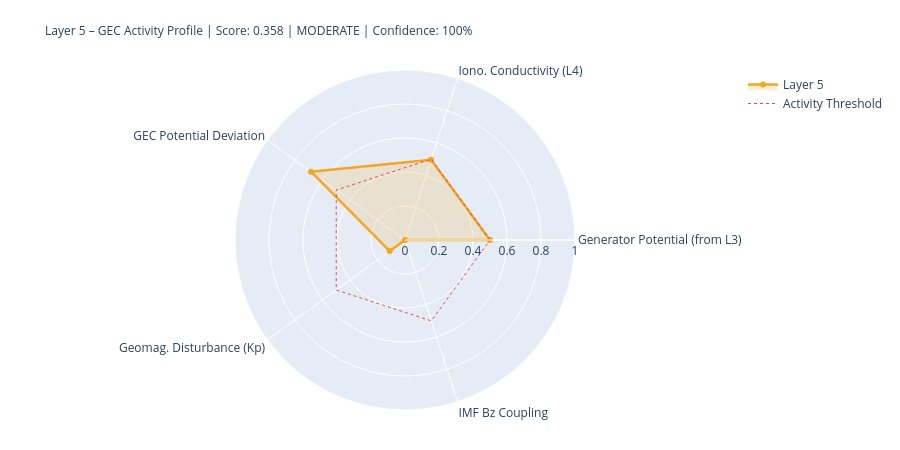

Notebook source saved alongside this figure:
### Markdown cell above
---
## 5. State Assessment & Handoff to Layer 6

### Code cell
# ============================================================
# LAYER-5-SCORE
# ============================================================

# Components
# 1) Generator activity (Layer-3-driven)
gen_score = norm(generator_strength, 0.3, 2.0)
gen_src   = 'from_layer3' if l3_thunder_score is not None else 'estimated'

# 2) Ionospheric conductivity (Layer-4-driven)
iono_score = norm(iono_cond_factor, 0.7, 1.4)
iono_src   = 'from_layer4' if l4_ioniz is not None else 'estimated'

# 3) GEC potential deviation from reference
pot_score = norm(abs(delta_V_pct), 0, 30)  # 0 = at reference, 1 = 30% deviation
pot_src   = 'derived'

# 4) Geomagnetic disturbance (Kp) – modulates vertical currents
kp_score = norm(kp_val, 0, 9)
kp_src   = 'primary' if kp_now is not None else 'from_layer4'

# 5) IMF Bz coupling (southward = stronger M-I coupling → GEC influence)
bz_score = norm(-(bz_now or 0), -5, 30) if bz_now is not None else None
bz_src   = 'primary' if bz_now is not None else 'missing'

COMPONENTS = {
    'Generator Potential (from L3)':  {'score': gen_score,   'source': 'derived_from_layer3', 'dynamic': True},
    'Iono. Conductivity (L4)':      {'score': iono_score,  'source': iono_src, 'dynamic': True},
    'GEC Potential Deviation':      {'score': pot_score,   'source': pot_src,  'dynamic': True},
    'Geomag. Disturbance (Kp)':         {'score': kp_score,    'source': kp_src,   'dynamic': True},
    'IMF Bz Coupling':               {'score': bz_score,    'source': bz_src,   'dynamic': True},
}

available   = {k: v['score'] for k, v in COMPONENTS.items() if v['score'] is not None}
unavailable = [k for k, v in COMPONENTS.items() if v['score'] is None]
layer5_score = round(sum(available.values()) / len(available), 4) if available else None
confidence   = round(len(available) / len(COMPONENTS), 2)
level = ('unknown' if layer5_score is None
         else 'quiet'   if layer5_score < 0.3
         else 'moderate' if layer5_score < 0.6
         else 'active')
dominant_l5 = max(available, key=available.get) if available else 'none'

# Kp consistency: separate 1-min raw value from score value
kp_1m_raw   = kp_now          # directly from API (can be 0.0 during live measurement)
kp_for_score = kp_val          # from Layer-0 context or estimated value if needed
kp_score_src = kp_src

W = 68
print('=' * W)
print('LAYER 5 – GLOBAL ELECTRIC CIRCUIT – STATE ASSESSMENT')
print('=' * W)
for name, comp in COMPONENTS.items():
    s = comp['score']
    if s is not None:
        bar = '█' * int(s*20) + '░' * (20-int(s*20))
        print(f'  {name:<34} {bar}  {s:.3f}  [{comp["source"]}]')
    else:
        print(f'  {name:<34} {"─"*20}  n/a   [missing]')
print('-' * W)
print(f'  Score:         {layer5_score:.3f}  ({len(available)}/{len(COMPONENTS)} components)')
print(f'  Confidence:    {confidence:.0%}')
print(f'  Level:         {level.upper()}')
print(f'  Dominant:      {dominant_l5}')
print(f'  V_iono:        {V_iono_mod:.1f} kV  (Δ {delta_V_pct:+.1f}% vs. Ref)')
print(f'  I_total:       {I_total_mod:.1f} A   (Δ {delta_I_pct:+.1f}% vs. Ref)')
print('=' * W)

# Radar
cats   = list(available.keys())
vals_r = list(available.values())
if len(cats) >= 3:
    fig = go.Figure()
    fig.add_trace(go.Scatterpolar(
        r=vals_r + [vals_r[0]], theta=cats + [cats[0]],
        fill='toself', fillcolor='rgba(242,166,35,0.18)',
        line=dict(color='#F2A623', width=2.5), name='Layer 5'
    ))
    fig.add_trace(go.Scatterpolar(
        r=[0.5]*(len(cats)+1), theta=cats+[cats[0]],
        line=dict(color='#E24B4A', dash='dot', width=1),
        mode='lines', name='Activity Threshold'
    ))
    fig.update_layout(
        title=dict(
            text=f'Layer 5 – GEC Activity Profile | Score: {layer5_score:.3f} | {level.upper()} | Confidence: {confidence:.0%}',
            font=dict(size=12)
        ),
        polar=dict(radialaxis=dict(visible=True, range=[0,1])),
        height=450, showlegend=True,
        margin=dict(l=80, r=80, t=70, b=40)
    )
    fig.show()

### Figure 1 — Plotly figure (JSON) as saved in the notebook; plotly's stock layout.template omitted (floating-point values rounded to 4 significant figures)
{"data": [{"fill": "toself", "fillcolor": "rgba(242,166,35,0.18)", "line": {"color": "#F2A623", "width": 2.5}, "name": "Layer 5", "r": [0.5, 0.4963, 0.6833, 0.1111, 0.0, 0.5], "theta": ["Generator Potential (from L3)", "Iono. Conductivity (L4)", "GEC Potential Deviation", "Geomag. Disturbance (Kp)", "IMF Bz Coupling", "Generator Potential (from L3)"], "type": "scatterpolar"}, {"line": {"color": "#E24B4A", "dash": "dot", "width": 1}, "mode": "lines", "name": "Activity Threshold", "r": [0.5, 0.5, 0.5, 0.5, 0.5, 0.5], "theta": ["Generator Potential (from L3)", "Iono. Conductivity (L4)", "GEC Potential Deviation", "Geomag. Disturbance (Kp)", "IMF Bz Coupling", "Generator Potential (from L3)"], "type": "scatterpolar"}], "layout": {"height": 450, "margin": {"b": 40, "l": 80, "r": 80, "t": 70}, "polar": {"radialaxis": {"range": [0, 1], "visible": true}}, "showlegend": true, "title": {"font": {"size": 12}, "text": "Layer 5 – GEC Activity Profile | Score: 0.358 | MODERATE | Confidence: 100%"}}}
